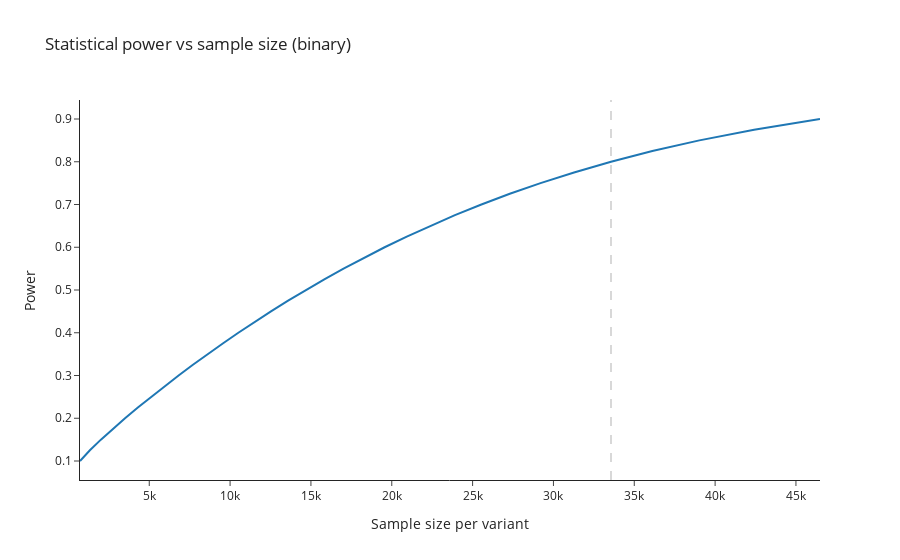

Here is the notebook cell this chart was saved with:
### Code cell
fig

### Figure 1 — Plotly figure (JSON) as saved in the notebook; plotly's stock layout.template omitted (floating-point values rounded to 4 significant figures)
{"data": [{"mode": "lines", "type": "scatter", "x": [716.5, 1327.0, 2009.0, 2738.0, 3502.0, 4294.0, 5111.0, 5952.0, 6815.0, 7701.0, 8612.0, 9548.0, 10510.0, 11500.0, 12530.0, 13590.0, 14690.0, 15830.0, 17020.0, 18260.0, 19560.0, 20930.0, 22370.0, 23910.0, 25540.0, 27300.0, 29200.0, 31270.0, 33560.0, 36120.0, 39030.0, 42410.0, 46490.0], "y": [0.1, 0.125, 0.15, 0.175, 0.2, 0.225, 0.25, 0.275, 0.3, 0.325, 0.35, 0.375, 0.4, 0.425, 0.45, 0.475, 0.5, 0.525, 0.55, 0.575, 0.6, 0.625, 0.65, 0.675, 0.7, 0.725, 0.75, 0.775, 0.8, 0.825, 0.85, 0.875, 0.9]}], "layout": {"hoverdistance": 100, "legend": {"x": 0, "xanchor": "left", "y": 1, "yanchor": "top"}, "shapes": [{"line": {"color": "gray", "dash": "dash", "width": 2}, "type": "line", "x0": 33560.0, "x1": 33560.0, "xref": "x", "y0": 0, "y1": 1, "yref": "y domain"}], "spikedistance": 1000, "title": {"text": "Statistical power vs sample size (binary)"}, "xaxis": {"anchor": "y", "domain": [0, 1], "showspikes": true, "spikemode": "across", "spikethickness": 1, "title": {"text": "Sample size per variant"}}, "yaxis": {"anchor": "x", "domain": [0, 1], "showspikes": true, "spikemode": "across", "spikethickness": 1, "title": {"text": "Power"}}}}
